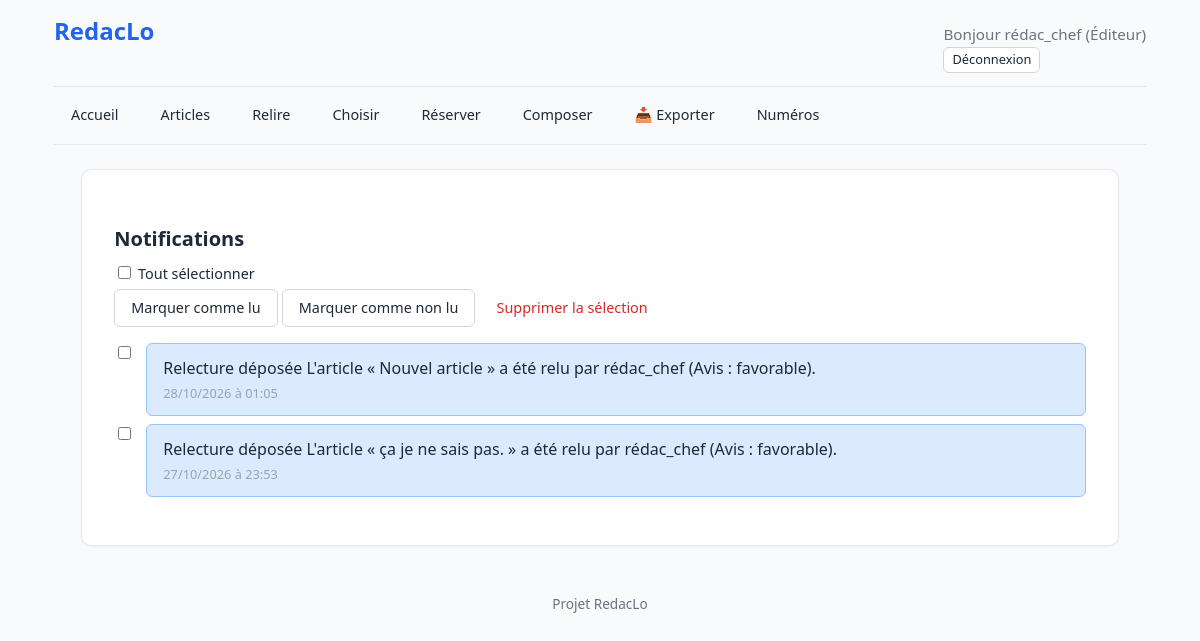
Page /notifications/ (signed in) on the earlier database version.
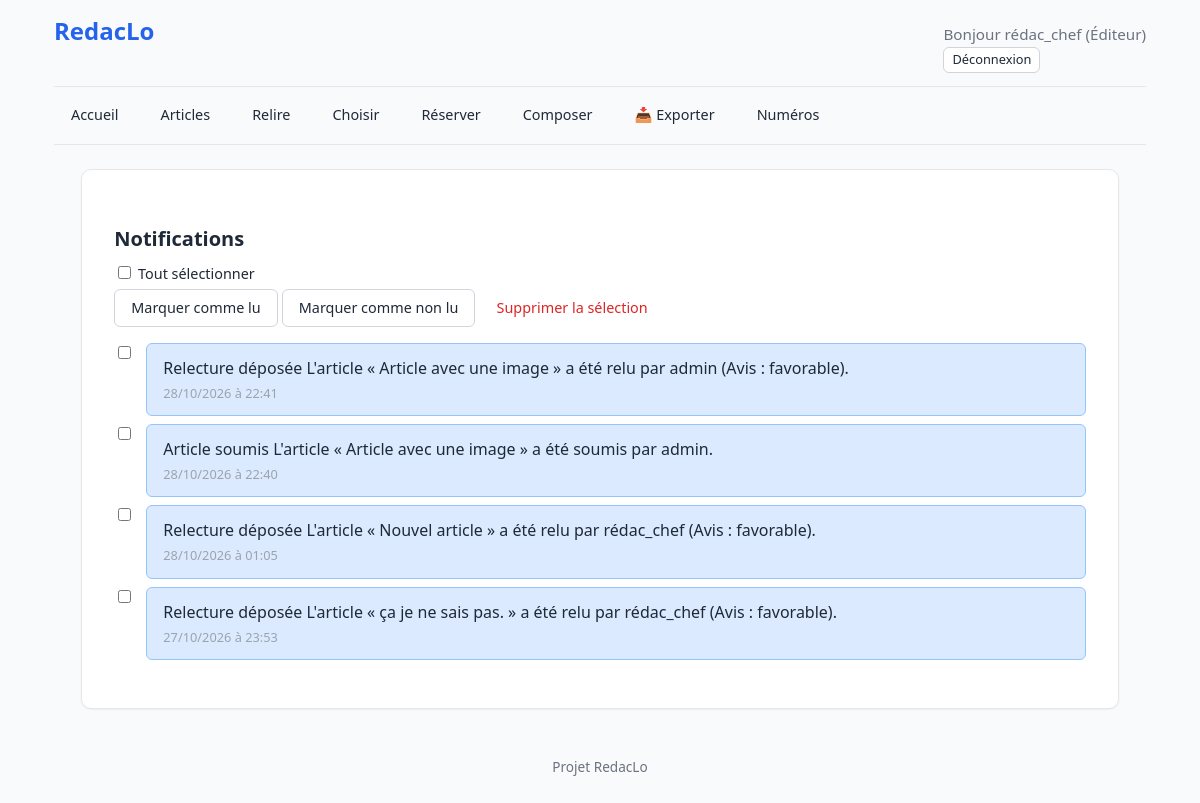
Same page on the later database version.
### core/models.py (models this page shows, shortened)
class Notification(models.Model):
    TYPES = [
        ("article_soumis", "Article soumis"),
        ("article_assigne", "Article assigné"),
        ("annotation_creee", "Annotation créée"),
        ("annotation_tranchee", "Annotation tranchée"),
        ("review_deposee", "Relecture déposée"),
    ]
    destinataire = models.ForeignKey(
        settings.AUTH_USER_MODEL,
        on_delete=models.CASCADE,
        related_name="notifications_recues",
    )
    emetteur = models.ForeignKey(
        settings.AUTH_USER_MODEL,
        on_delete=models.SET_NULL,
        null=True,
        blank=True,
        related_name="notifications_envoyees",
    )
    type = models.CharField(max_length=30, choices=TYPES)
    message = models.TextField()
    lien = models.CharField(max_length=500, blank=True)
    date_creation = models.DateTimeField(auto_now_add=True)
    lue = models.BooleanField(default=False)
    date_lecture = models.DateTimeField(null=True, blank=True)
    class Meta:
        ordering = ["-date_creation"]
        indexes = [
            models.Index(fields=["destinataire", "lue"]),
        ]

### core/views.py (the view)
# urls.py: path("notifications/", views.notifications, name="notifications"),
@role_required("redacteur")
def notifications(request):
    liste = Notification.objects.filter(
        destinataire=request.user,
    ).order_by("-date_creation")
    return render(request, "core/notifications.html", {"notifications": liste})

### core/context_processors.py (called while the page is built)
def notifications_non_lues(request):
    if not request.user.is_authenticated:
        return {"notifications_non_lues": 0}
    count = Notification.objects.filter(
        destinataire=request.user,
        lue=False,
    ).count()
    return {"notifications_non_lues": count}

### templates/core/notifications.html (shortened to what this page needs)
{% extends "base.html" %}
{% block contenu %}
    <h2>Notifications</h2>
    {% if notifications %}
        <form method="post" action="{% url 'core:marquer_selection' %}" id="form-notifications">
            <div class="notifications-actions">
                <label>
                    <input type="checkbox" id="select-all" onclick="toggleAll(this)">
                    Tout sélectionner
                </label>
                <button type="submit" name="action" value="lu" class="btn btn-secondary">
                    Marquer comme lu
                </button>
                <button type="submit" name="action" value="non_lu" class="btn btn-secondary">
                    Marquer comme non lu
                </button>
                <button type="submit" name="action" value="supprimer" class="btn btn-danger" onclick="return confirm('Voulez-vous vraiment supprimer les notifications sélectionnées ?');">
                    Supprimer la sélection
                </button>
            </div>
            <ul class="liste-notifications">
                {% for n in notifications %}
                    <li class="notification {% if not n.lue %}non-lue{% endif %}">
                        <input type="checkbox" name="notification_ids" value="{{ n.pk }}" id="notif-{{ n.pk }}">
                        <a href="{% url 'core:marquer_lue' n.pk %}">
                            <span class="notification-type">{{ n.get_type_display }}</span>
                            <span class="notification-message">{{ n.message }}</span>
                            <span class="notification-date">{{ n.date_creation|date:"d/m/Y à H:i" }}</span>
                        </a>
                    </li>
                {% endfor %}
            </ul>
        </form>
    {% else %}
        <p>Vous n'avez aucune notification.</p>
    {% endif %}
{% endblock %}

Differences in the rows shown:
added Notification: type "Relecture déposée", message "L'article « Article avec une image » a été relu par admin (Avis : favorable).", date_creation "28/10/2026 à 22:41"
added Notification: type "Article soumis", message "L'article « Article avec une image » a été soumis par admin.", date_creation "28/10/2026 à 22:40"
